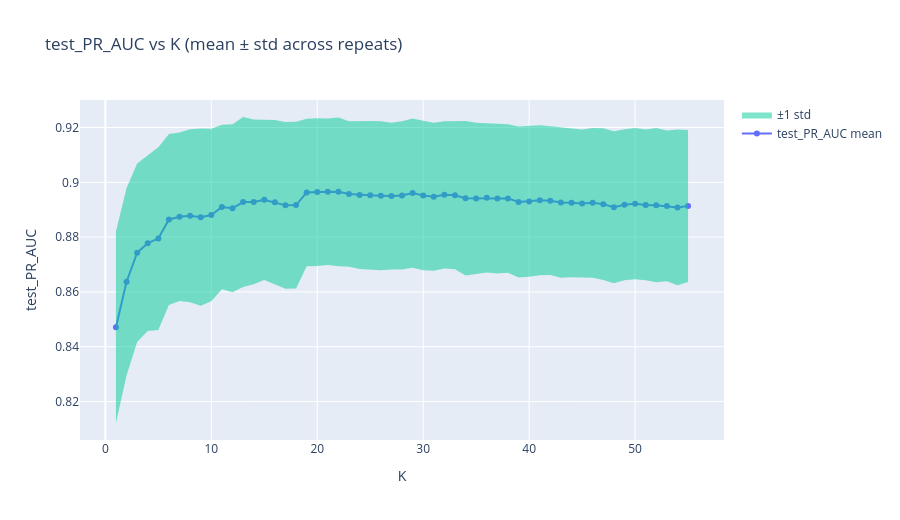
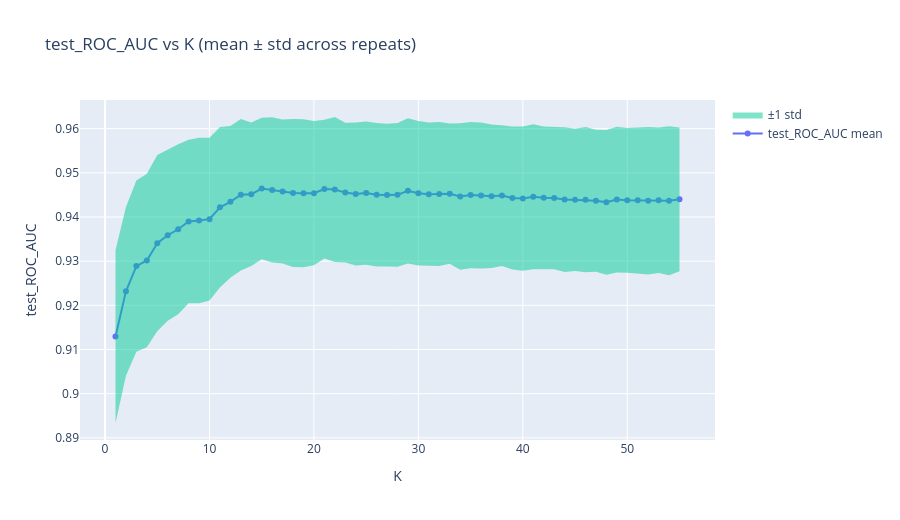
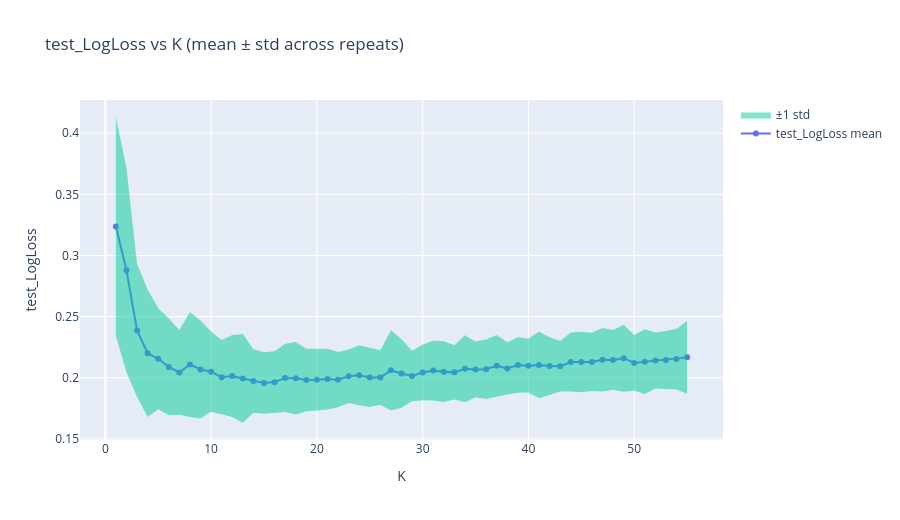
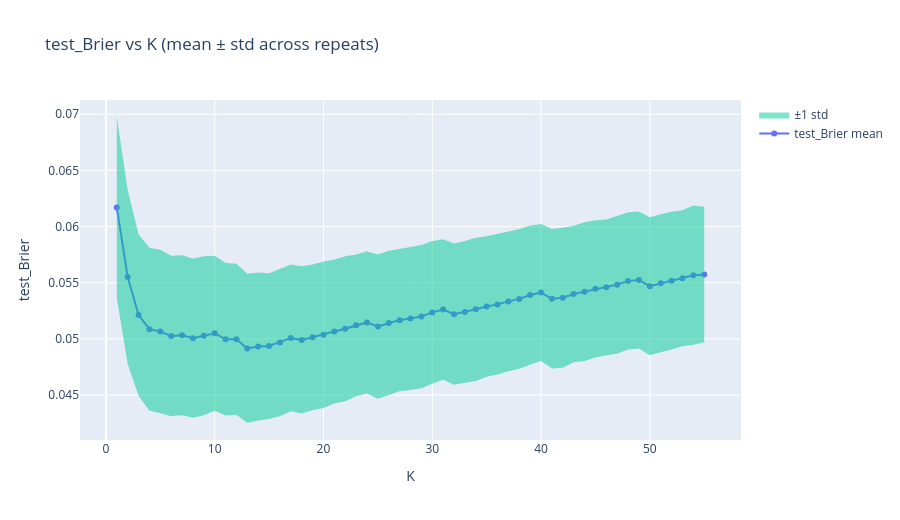

Here is the notebook cell these charts were saved with, in order:
### Code cell
import plotly.graph_objects as go
import plotly.express as px

def line_with_band(metric):
    dfm = res.groupby("K")[metric].agg(["mean","std"]).reset_index().sort_values("K")
    dfm.columns = ["K","mean","std"]
    dfm["lo"] = dfm["mean"] - dfm["std"]
    dfm["hi"] = dfm["mean"] + dfm["std"]

    fig = go.Figure()
    fig.add_trace(go.Scatter(x=dfm["K"], y=dfm["mean"], mode="lines+markers", name=f"{metric} mean"))
    fig.add_trace(go.Scatter(x=dfm["K"], y=dfm["hi"], mode="lines", line=dict(width=0), showlegend=False))
    fig.add_trace(go.Scatter(x=dfm["K"], y=dfm["lo"], mode="lines", fill="tonexty",
                             line=dict(width=0), name="±1 std", opacity=0.2))
    fig.update_layout(title=f"{metric} vs K (mean ± std across repeats)",
                      xaxis_title="K", yaxis_title=metric, height=520)
    fig.show()

for m in [
    "test_PR_AUC","test_ROC_AUC","test_LogLoss","test_Brier",
    "youden_test_Sensitivity","youden_test_Specificity","youden_test_Precision",
    "f1_test_Sensitivity","f1_test_Specificity","f1_test_Precision"
]:
    line_with_band(m)
